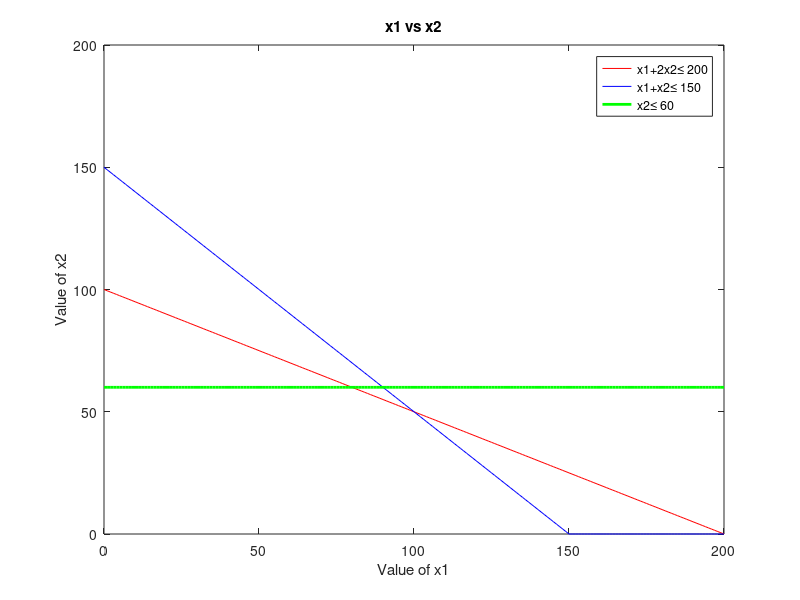

Write the MATLAB code that produced this figure. (Note: this script raises an error after producing the figure.)
%%2
% Max Z= 5x1+18x2
% s.t. x1+2x2<=200
%      x1+x2<=150
%      0x1+x2<=60
%      x1,x2>=0
clear all

format short
%%Phase 1: Input the parameters
C=[5 8]; %Cost of objective function
A=[1 2;1 1;0 1]; %Constraint Coeff. matrix
B=[200;150;60]; %R.H.S. of constraint

%%Phase 2: Plotting the graph
x1=0:1:max(B);
x21=(B(1)-A(1,1).*x1)./A(1,2);
x22=(B(2)-A(2,1).*x1)./A(2,2);
x23=(B(3)-A(3,1).*x1)./A(3,2);
x21=max(0,x21);
x22=max(0,x22);
x23=max(0,x23);
plot(x1,x21,'r',x1,x22,'b',x1,x23,'g','linewidth',2)
xlabel('Value of x1');
ylabel('Value of x2');
title('x1 vs x2');
legend('x1+2x2\leq 200', 'x1+x2\leq 150','x2\leq 60');

%%Phase 3: Find corner points with areas
cx1=find(x1==0); %Points with x1 axis
c1=find(x21==0); %Points with x2 axis
Line1=[x1(:,[c1 cx1]); x21(:,[c1 cx1])]';
c2=find(x22==0);
Line2=[x1(:,[c2 cx1]); x22(:,[c2 cx1])]';
c3=find(x23==0)
Line3=[x1(:,[c3 cx1]); x23(:,[c3 cx1])]';
corpt=unique([Line1; Line2; Line3], 'rows')

%%Phase 4: Point of intersection 
RKR=[0;0];
 for i=1:size(A,1)
     A1=A(i,:);
     B1=B(i,:);
     for j=i+1:size(A,1)
         A2=A(j,:);
         B2=B(j,:);
         A3=[A1;A2];
         B3=[B1;B2];
         Xx=A3\B3; % or X=inv(A3)*B3, both will work
         RKR=[RKR Xx];
     end 
 end
 pt=RKR'
 
 %%Phase 5: Write all corner points
 allpoint=[pt;corpt];
 points=unique(allpoint, 'rows')
 
 %%Phase 6: Find the feasible region
 PT=constraints_2(points); %calling constraint function file
 PT=unique(PT,'rows')
 
 %%Phase 7: Compute the objective function
 for i=1:size(PT,1)
     fx(i,:)=sum(PT(i,:).*C);
 end
 vert_Funs=[PT,fx];
 
 %%Phase 8: Find the optimal value
 [fxval, indexfx]=max(fx);
 optval=vert_Funs(indexfx,:);
 OPTIMAL_BFS=array2table(optval)